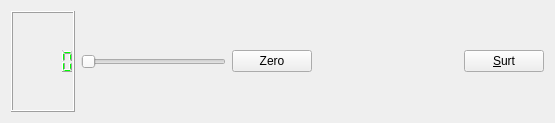
<?xml version="1.0" encoding="UTF-8"?>
<ui version="4.0">
 <class>ex1</class>
 <widget class="QMainWindow" name="ex1">
  <property name="geometry">
   <rect>
    <x>0</x>
    <y>0</y>
    <width>555</width>
    <height>123</height>
   </rect>
  </property>
  <property name="windowTitle">
   <string>ex1</string>
  </property>
  <widget class="QWidget" name="centralWidget">
   <layout class="QHBoxLayout" name="horizontalLayout">
    <item>
     <widget class="MyQLCDNumber" name="lcdNumber">
      <property name="styleSheet">
       <string notr="true">color: rgba(0,255,0,255)</string>
      </property>
     </widget>
    </item>
    <item>
     <widget class="QSlider" name="horizontalSlider">
      <property name="orientation">
       <enum>Qt::Horizontal</enum>
      </property>
     </widget>
    </item>
    <item>
     <widget class="QPushButton" name="pushButton">
      <property name="text">
       <string>Zero</string>
      </property>
     </widget>
    </item>
    <item>
     <spacer name="horizontalSpacer">
      <property name="orientation">
       <enum>Qt::Horizontal</enum>
      </property>
      <property name="sizeHint" stdset="0">
       <size>
        <width>146</width>
        <height>20</height>
       </size>
      </property>
     </spacer>
    </item>
    <item>
     <widget class="QPushButton" name="pushButton_2">
      <property name="text">
       <string>&amp;Surt</string>
      </property>
     </widget>
    </item>
   </layout>
  </widget>
 </widget>
 <layoutdefault spacing="6" margin="11"/>
 <customwidgets>
  <customwidget>
   <class>MyQLCDNumber</class>
   <extends>QLCDNumber</extends>
   <header location="global">myqlcdnumber.h</header>
   <slots>
    <slot>displayZero()</slot>
    <slot>changeValueColor(int)</slot>
   </slots>
  </customwidget>
 </customwidgets>
 <resources/>
 <connections>
  <connection>
   <sender>pushButton_2</sender>
   <signal>clicked()</signal>
   <receiver>ex1</receiver>
   <slot>close()</slot>
   <hints>
    <hint type="sourcelabel">
     <x>508</x>
     <y>69</y>
    </hint>
    <hint type="destinationlabel">
     <x>511</x>
     <y>94</y>
    </hint>
   </hints>
  </connection>
  <connection>
   <sender>pushButton</sender>
   <signal>clicked()</signal>
   <receiver>lcdNumber</receiver>
   <slot>displayZero()</slot>
   <hints>
    <hint type="sourcelabel">
     <x>281</x>
     <y>65</y>
    </hint>
    <hint type="destinationlabel">
     <x>72</x>
     <y>87</y>
    </hint>
   </hints>
  </connection>
  <connection>
   <sender>horizontalSlider</sender>
   <signal>valueChanged(int)</signal>
   <receiver>lcdNumber</receiver>
   <slot>changeValueColor(int)</slot>
   <hints>
    <hint type="sourcelabel">
     <x>159</x>
     <y>63</y>
    </hint>
    <hint type="destinationlabel">
     <x>72</x>
     <y>106</y>
    </hint>
   </hints>
  </connection>
 </connections>
</ui>
